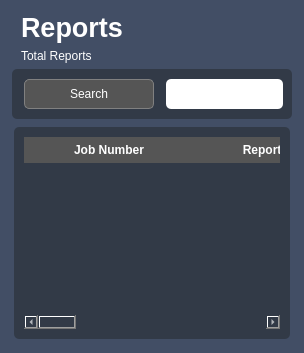
         <widget class="QWidget" name="reportsPage">
          <property name="styleSheet">
           <string notr="true">background-color: rgb(66, 78, 101);</string>
          </property>
          <layout class="QVBoxLayout" name="verticalLayout_17">
           <property name="leftMargin">
            <number>12</number>
           </property>
           <property name="topMargin">
            <number>12</number>
           </property>
           <property name="rightMargin">
            <number>12</number>
           </property>
           <property name="bottomMargin">
            <number>12</number>
           </property>
           <item>
            <widget class="QWidget" name="widget_8" native="true">
             <property name="sizePolicy">
              <sizepolicy hsizetype="Preferred" vsizetype="MinimumExpanding">
               <horstretch>0</horstretch>
               <verstretch>0</verstretch>
              </sizepolicy>
             </property>
             <property name="maximumSize">
              <size>
               <width>16777215</width>
               <height>80</height>
              </size>
             </property>
             <property name="styleSheet">
              <string notr="true">color:white; </string>
             </property>
             <layout class="QVBoxLayout" name="verticalLayout_16">
              <property name="topMargin">
               <number>0</number>
              </property>
              <property name="bottomMargin">
               <number>0</number>
              </property>
              <item>
               <widget class="QLabel" name="reportsHeader">
                <property name="font">
                 <font>
                  <pointsize>20</pointsize>
                  <weight>75</weight>
                  <bold>true</bold>
                 </font>
                </property>
                <property name="text">
                 <string>Reports</string>
                </property>
               </widget>
              </item>
              <item>
               <widget class="QLabel" name="totalReportsHeader">
                <property name="text">
                 <string>Total Reports </string>
                </property>
               </widget>
              </item>
             </layout>
            </widget>
           </item>
           <item>
            <widget class="QWidget" name="widget_9" native="true">
             <property name="minimumSize">
              <size>
               <width>0</width>
               <height>50</height>
              </size>
             </property>
             <property name="maximumSize">
              <size>
               <width>16777215</width>
               <height>50</height>
              </size>
             </property>
             <property name="styleSheet">
              <string notr="true">QWidget#widget_9 {
	background-color: #323a47;
	border-radius: 5px; 
}
QWidget QPushButton { 
	min-height: 20px; 
	min-width:120px; 
	max-width:120px; 
	padding: 4px;
	border: 1px solid gray; 
	border-radius: 5px;
	color:white; 
	background-color: #555555
} 

QPushButton::hover {
	background-color: rgb(107, 108, 108);
}

QLineEdit {
	border: none; 
	border-radius: 5px; 
	padding: 5px; 
	background-color: white; 
	
}</string>
             </property>
             <layout class="QHBoxLayout" name="horizontalLayout_5">
              <property name="spacing">
               <number>12</number>
              </property>
              <property name="leftMargin">
               <number>12</number>
              </property>
              <item>
               <widget class="QPushButton" name="reportsSearchBtn">
                <property name="minimumSize">
                 <size>
                  <width>130</width>
                  <height>30</height>
                 </size>
                </property>
                <property name="text">
                 <string>Search</string>
                </property>
               </widget>
              </item>
              <item>
               <widget class="QLineEdit" name="reportsSearchLine">
                <property name="minimumSize">
                 <size>
                  <width>0</width>
                  <height>30</height>
                 </size>
                </property>
                <property name="text">
                 <string/>
                </property>
               </widget>
              </item>
             </layout>
            </widget>
           </item>
           <item>
            <widget class="QWidget" name="widget_2" native="true">
             <property name="styleSheet">
              <string notr="true">QHeaderView::section {
	background-color: #555555;
	color: #FFFFFF;
	font-weight: bold;	
	padding: 4px;
	border: none;
}

QTableWidget {
	gridline-color: gray;
	border: none;
	color:white; 
}

QTableWidget::item {
	padding: 5px;
	border: none;
}
QTableWidget::item:selected{
	background-color: none; 
	color:white; 
} 

QTableWidget::item:selected {
	background-color: rgb(107, 108, 108);
	color: white;
	border:none; 
	outline: none;
}
QTableWidget::item:focus {
	color: white; 
}

QTableCornerButton::section {
	background-color: #555555;
}

QHeaderView {
        background-color: #FFFFFF;
        border: none;
}

QWidget {
	background-color: #323a47; 
	color:white; 
}

QWidget#widget_2{
	background-color: #323a47;
	margin: 2px;
	border-radius: 5px;  
}
   
</string>
             </property>
             <layout class="QVBoxLayout" name="verticalLayout_18">
              <property name="spacing">
               <number>0</number>
              </property>
              <property name="leftMargin">
               <number>12</number>
              </property>
              <property name="topMargin">
               <number>12</number>
              </property>
              <property name="rightMargin">
               <number>12</number>
              </property>
              <property name="bottomMargin">
               <number>12</number>
              </property>
              <item>
               <widget class="QTableWidget" name="reportsTable">
                <property name="layoutDirection">
                 <enum>Qt::LeftToRight</enum>
                </property>
                <property name="styleSheet">
                 <string notr="true"/>
                </property>
                <property name="alternatingRowColors">
                 <bool>false</bool>
                </property>
                <property name="showGrid">
                 <bool>true</bool>
                </property>
                <property name="gridStyle">
                 <enum>Qt::SolidLine</enum>
                </property>
                <property name="sortingEnabled">
                 <bool>false</bool>
                </property>
                <property name="wordWrap">
                 <bool>true</bool>
                </property>
                <attribute name="horizontalHeaderCascadingSectionResizes">
                 <bool>false</bool>
                </attribute>
                <attribute name="horizontalHeaderDefaultSectionSize">
                 <number>170</number>
                </attribute>
                <attribute name="horizontalHeaderHighlightSections">
                 <bool>true</bool>
                </attribute>
                <attribute name="horizontalHeaderShowSortIndicator" stdset="0">
                 <bool>false</bool>
                </attribute>
                <attribute name="horizontalHeaderStretchLastSection">
                 <bool>false</bool>
                </attribute>
                <attribute name="verticalHeaderVisible">
                 <bool>false</bool>
                </attribute>
                <attribute name="verticalHeaderCascadingSectionResizes">
                 <bool>false</bool>
                </attribute>
                <attribute name="verticalHeaderHighlightSections">
                 <bool>true</bool>
                </attribute>
                <attribute name="verticalHeaderMinimumSectionSize">
                 <number>20</number>
                </attribute>
                <attribute name="verticalHeaderShowSortIndicator" stdset="0">
                 <bool>false</bool>
                </attribute>
                <attribute name="verticalHeaderStretchLastSection">
                 <bool>false</bool>
                </attribute>
                <column>
                 <property name="text">
                  <string>Job Number</string>
                 </property>
                </column>
                <column>
                 <property name="text">
                  <string>Report Type </string>
                 </property>
                </column>
                <column>
                 <property name="text">
                  <string>Parameter</string>
                 </property>
                </column>
                <column>
                 <property name="text">
                  <string>DIlution Factor</string>
                 </property>
                </column>
                <column>
                 <property name="text">
                  <string>Date Created </string>
                 </property>
                </column>
                <column>
                 <property name="text">
                  <string>Open Report </string>
                 </property>
                </column>
               </widget>
              </item>
             </layout>
            </widget>
           </item>
          </layout>
         </widget>
